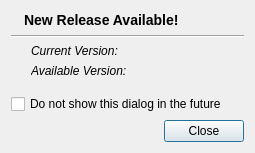
<?xml version="1.0" encoding="UTF-8"?>
<ui version="4.0">
 <author>Nikita Nemkin</author>
 <class>NewReleaseDialog</class>
 <widget class="QDialog" name="NewReleaseDialog">
  <property name="geometry">
   <rect>
    <x>0</x>
    <y>0</y>
    <width>255</width>
    <height>153</height>
   </rect>
  </property>
  <property name="windowTitle">
   <string>New Release</string>
  </property>
  <layout class="QVBoxLayout" name="verticalLayout">
   <item>
    <layout class="QHBoxLayout" name="horizontalLayout">
     <property name="bottomMargin">
      <number>0</number>
     </property>
     <item>
      <widget class="QLabel" name="label_4">
       <property name="sizePolicy">
        <sizepolicy hsizetype="Fixed" vsizetype="Preferred">
         <horstretch>0</horstretch>
         <verstretch>0</verstretch>
        </sizepolicy>
       </property>
       <property name="pixmap">
        <pixmap resource="../data/resources.qrc">:/icons/deluge/16/deluge16.png</pixmap>
       </property>
      </widget>
     </item>
     <item>
      <widget class="QLabel" name="label">
       <property name="text">
        <string>&lt;b&gt;&lt;big&gt;New Release Available!&lt;/big&gt;&lt;/b&gt;</string>
       </property>
      </widget>
     </item>
    </layout>
   </item>
   <item>
    <widget class="QFrame" name="frame">
     <property name="frameShape">
      <enum>QFrame::HLine</enum>
     </property>
     <property name="frameShadow">
      <enum>QFrame::Sunken</enum>
     </property>
    </widget>
   </item>
   <item>
    <layout class="QFormLayout" name="formLayout">
     <property name="fieldGrowthPolicy">
      <enum>QFormLayout::AllNonFixedFieldsGrow</enum>
     </property>
     <property name="leftMargin">
      <number>20</number>
     </property>
     <property name="bottomMargin">
      <number>10</number>
     </property>
     <item row="0" column="0">
      <widget class="QLabel" name="label_3">
       <property name="text">
        <string>&lt;i&gt;Current Version:&lt;/i&gt;</string>
       </property>
      </widget>
     </item>
     <item row="0" column="1">
      <widget class="QLabel" name="labelCurrentVersion">
       <property name="text">
        <string/>
       </property>
      </widget>
     </item>
     <item row="1" column="0">
      <widget class="QLabel" name="label_2">
       <property name="text">
        <string>&lt;i&gt;Available Version:&lt;/i&gt;</string>
       </property>
      </widget>
     </item>
     <item row="1" column="1">
      <widget class="QLabel" name="labelAvailableVersion">
       <property name="text">
        <string/>
       </property>
      </widget>
     </item>
    </layout>
   </item>
   <item>
    <widget class="QCheckBox" name="checkDoNotShow">
     <property name="text">
      <string>Do not show this dialog in the future</string>
     </property>
    </widget>
   </item>
   <item>
    <widget class="QDialogButtonBox" name="buttonBox">
     <property name="orientation">
      <enum>Qt::Horizontal</enum>
     </property>
     <property name="standardButtons">
      <set>QDialogButtonBox::Close</set>
     </property>
    </widget>
   </item>
  </layout>
 </widget>
 <resources>
  <include location="../data/resources.qrc"/>
 </resources>
 <connections>
  <connection>
   <sender>buttonBox</sender>
   <signal>rejected()</signal>
   <receiver>NewReleaseDialog</receiver>
   <slot>reject()</slot>
   <hints>
    <hint type="sourcelabel">
     <x>295</x>
     <y>167</y>
    </hint>
    <hint type="destinationlabel">
     <x>286</x>
     <y>178</y>
    </hint>
   </hints>
  </connection>
  <connection>
   <sender>buttonBox</sender>
   <signal>accepted()</signal>
   <receiver>NewReleaseDialog</receiver>
   <slot>accept()</slot>
   <hints>
    <hint type="sourcelabel">
     <x>227</x>
     <y>161</y>
    </hint>
    <hint type="destinationlabel">
     <x>157</x>
     <y>178</y>
    </hint>
   </hints>
  </connection>
 </connections>
</ui>
